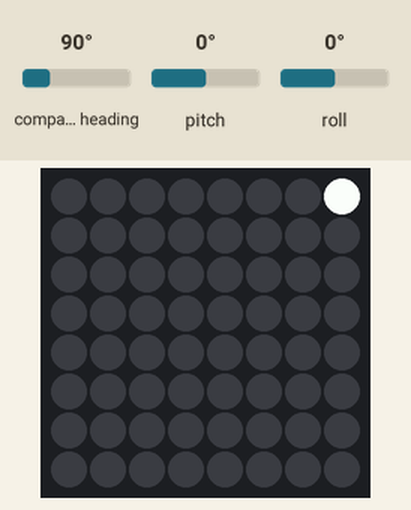
Bench run of a program on a simulated Raspberry Pi (BCM pin numbers) with a Sense HAT. Parts: the Sense HAT's 8×8 RGB LED matrix. The inputs (shaded band) are chosen by the test bench; at power-on: compass heading 90°, pitch 0°, roll 0°. The Sense HAT reports a negative pitch or roll as 360° plus the angle.

Above: at 1.2 s.
1.3 s: compass heading set to 7°
At 2.5 s:
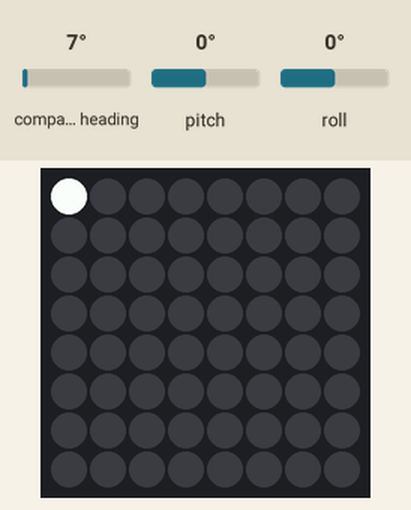
2.8 s: compass heading set to 180°
At 3.6 s:
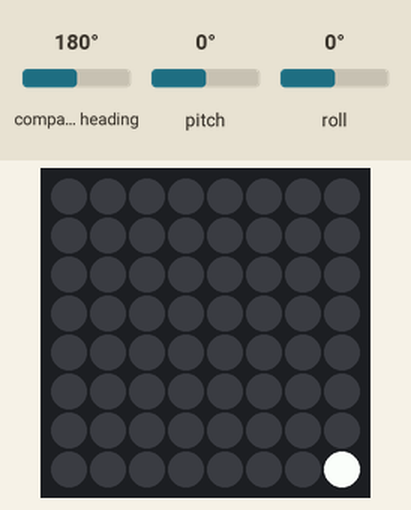
4.6 s: compass heading set to 269°
At 5.0 s:
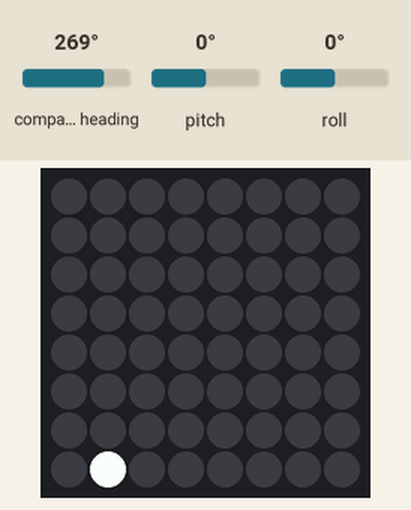
6.1 s: compass heading set to 352°
At 7.3 s:
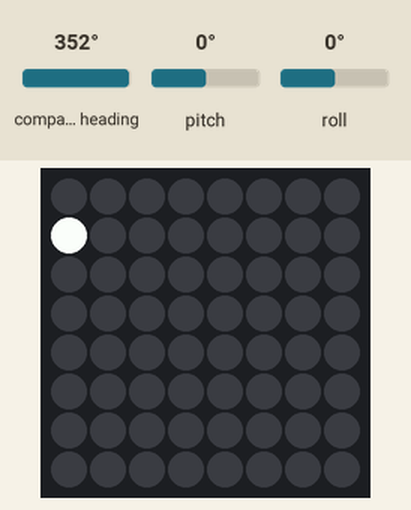
7.9 s: compass heading set to 90°
At 8.7 s:
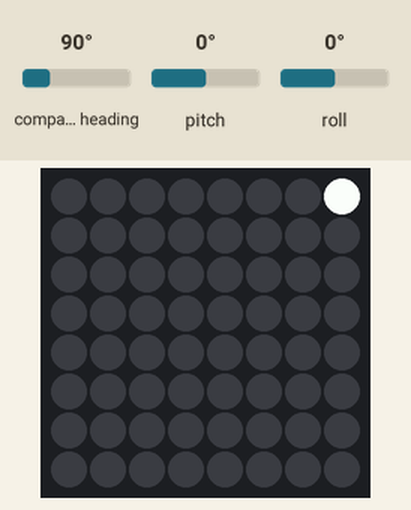
Timing chart, 0 to 10.9 s (numbered marks = the images above; inputs shaded):
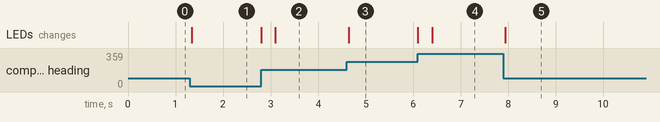

The program:

imu_test.py
```python
from sense_hat import SenseHat

sense = SenseHat()
sense.clear()

edge = [0, 1, 2, 3, 4, 5, 6, 7, 15, 23, 31, 39, 47, 55,
        63, 62, 61, 60, 59, 58, 57, 56, 48, 40, 32, 24, 16, 8]
length = len(edge)
ratio = length / 360.0

while True:
    o = sense.get_orientation()
    pitch = o["pitch"]
    roll = o["roll"]
    yaw = o["yaw"]

    yaw_list_position = int(yaw * ratio)

    yaw_pixel_number = edge[yaw_list_position]

    y = yaw_pixel_number // 8
    x = yaw_pixel_number % 8

    sense.clear()
    sense.set_pixel(x, y, 255, 255, 255)
```

Measured:
- after the input at 1.3 s, the LEDs: change at once (image 1)
- after the input at 2.8 s, the LEDs: first change at once (image 2 shows a later state)
- after the input at 4.6 s, the LEDs: change at once (image 3)
- after the input at 6.1 s, the LEDs: first change at once (image 4 shows a later state)
- after the input at 7.9 s, the LEDs: change at once (image 5)
